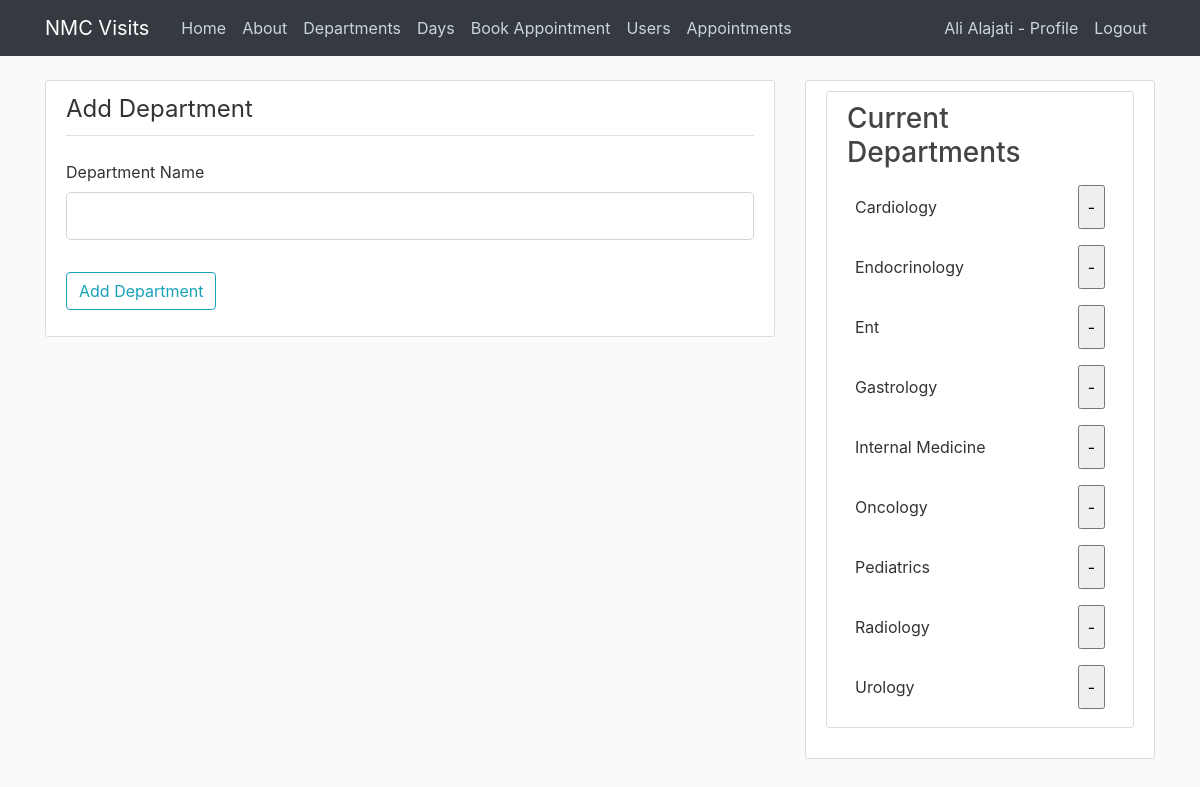
Screenshot of /departments (signed in) with the database file from the repository.
### nmcvisits/models.py (models this page shows, shortened)
class User(db.Model, UserMixin):
    id = db.Column(db.Integer, primary_key=True)
    username = db.Column(db.String(100), nullable=False)
    email = db.Column(db.String(100), unique=True, nullable=False)
    password = db.Column(db.String(), nullable=False)
    company = db.Column(db.String())
    jobTitle = db.Column(db.String())
    phone = db.Column(db.String())
    imageFile = db.Column(db.String(20), nullable=False, default='default.jpg')
    role = db.Column(db.String(20), nullable=False, default="Visitor")
    notes = db.Column(db.String(300))
    appointments = db.relationship('Appointment', backref='visitor', lazy=True)

class Departments(db.Model):
    id = db.Column(db.Integer, primary_key=True)
    departmentName = db.Column(db.String(50), nullable=False)

### nmcvisits/routes.py (the view)
@app.route("/departments", methods=["GET", "POST"])
@login_required
def departments():
    departments = getDepartments()
    form = AddDepartments()
    if form.validate_on_submit():
        department = Departments(departmentName = form.department.data.strip().title())
        db.session.add(department)
        db.session.commit()
        return redirect(url_for("departments"))
    return render_template("departments.html", departments=departments, sidebar = 4, form=form)

### nmcvisits/forms.py (shortened to what this page needs)
class AddDepartments(FlaskForm):
    department = StringField("Department Name", validators=[DataRequired(), Length(min=2, max=100)])
    submit = SubmitField('Add Department')

### nmcvisits/helpers.py (called while the page is built)
def getDepartments():
    departments = []
    for row in Departments.query.all():
        departments.append(row.departmentName)
        departments.sort()
    return departments

### nmcvisits/models.py (called while the page is built)
@login_manager.user_loader
def load_user(user_id):
    return User.query.get(int(user_id))

### nmcvisits/templates/departments.html (shortened to what this page needs)
{% extends "layout.html" %}
{% block body %}
    <div class="content-section">
        <form method="Post" action="{{url_for('departments')}}">
            <fieldset class="form-group">
                <legend class="border-bottom mb-4 pb-2">Add Department</legend>
                <div class="form-group">
                    {{ form.department.label(class="form-control-label") }}
                    {% if form.department.errors %}
                        {{ form.department(class="form-control form-control-lg is-invalid") }}
                        <div class="invalid-feedback">
                            {% for error in form.department.errors %}
                                <span>{{ error }}</span>
                            {% endfor %}
                        </div>
                    {% else %}
                        {{ form.department(class="form-control form-control-lg") }}
                    {% endif %}
                </div>
            </fieldset>
            <div class="form-group">
                {{ form.submit(class="btn btn-outline-info") }}
            </div>
        </form>
    </div>
{% endblock %}
{% block side %}
<div class="content-section">
    <h3>Current Departments</h3>
        <ul class="list-group">
            {% for department in departments %}
                    <form class="d-flex flex-row p-2" method="Post" action="{{url_for('deleteDepartment')}}">
                        <div class="d-flex align-self-stretch align-items-center">
                            <li class="d-flex">{{department}}</li>
                        </div>
                        <div class="d-flex ml-auto align-items-center">
                            <input class="p-2" type="submit" value="-">
                        </div>
                    </form>
            {% endfor %}
        </ul>
</div>
{% endblock %}

### nmcvisits/templates/layout.html (shortened to what this page needs)
<!DOCTYPE html>
<html>
<head>
    <link rel="stylesheet" href="https://maxcdn.bootstrapcdn.com/bootstrap/4.0.0/css/bootstrap.min.css">
    <link rel="stylesheet" type="text/css" href="{{ url_for('static', filename='styles.css') }}">
</head>
<body>
    <header class="site-header">
      <nav class="navbar navbar-expand-md navbar-dark bg-dark fixed-top">
        <div class="container">
          <a class="navbar-brand mr-4" href="/">NMC Visits</a>
          <div class="collapse navbar-collapse" id="navbarToggle">
            <div class="navbar-nav mr-auto">
              <a class="nav-item nav-link" href="{{ url_for('home') }}">Home</a>
              <a class="nav-item nav-link" href="{{ url_for('about') }}">About</a>
              <a class="nav-item nav-link" href="{{ url_for('departments') }}">Departments</a>
              <a class="nav-item nav-link" href="{{ url_for('allowedDaysToVisit') }}">Days</a>
              <a class="nav-item nav-link" href="{{ url_for('createAppointment') }}">Book Appointment</a>
              <a class="nav-item nav-link" href="{{ url_for('users') }}">Users</a>
              <a class="nav-item nav-link" href="{{ url_for('appointments') }}">Appointments</a>
            </div>
            <div class="navbar-nav">
              {% if current_user.is_authenticated %}
              <a class="nav-item nav-link" href="{{ url_for('profile') }}">{{current_user.username}} - Profile</a>
              <a class="nav-item nav-link" href="{{ url_for('logout') }}">Logout</a>
              {% else %}
              <a class="nav-item nav-link" href="{{ url_for('login') }}">Login</a>
              <a class="nav-item nav-link" href="{{ url_for('register') }}">Register</a>
              {% endif %}
            </div>
          </div>
        </div>
      </nav>
    </header>
    <main role="main" class="container">
      <div class="row">
        {% if sidebar %}
        <div class="col-md-{{12-sidebar}}">
        {% else %}
        <div class="col-md-12">
        {% endif %}
          {% block body %}
          {% endblock %}
        </div>
        {% if sidebar %}
        <div class="col-md-{{sidebar}}">
          <div class="content-section">
            {% block side %}
            {% endblock %}
          </div>
        </div>
        {% endif %}
      </div>
    </main>
</body>
</html>

### nmcvisits/static/styles.css (style rules this page uses)
body { background: #fafafa; color: #333333; margin-top: 5rem; }
h1, h2, h3, h4, h5, h6 { color: #444444; }
.site-header .navbar-nav .nav-link { color: #cbd5db; }
.content-section { background: #ffffff; padding: 10px 20px; border: 1px solid #dddddd; border-radius: 3px; margin-bottom: 20px; }

### rows the page displays
User: username "Ali Alajati"
Departments: departmentName "Cardiology"
Departments: departmentName "Endocrinology"
Departments: departmentName "Ent"
Departments: departmentName "Gastrology"
Departments: departmentName "Internal Medicine"
Departments: departmentName "Oncology"
Departments: departmentName "Pediatrics"
Departments: departmentName "Radiology"
Departments: departmentName "Urology"
